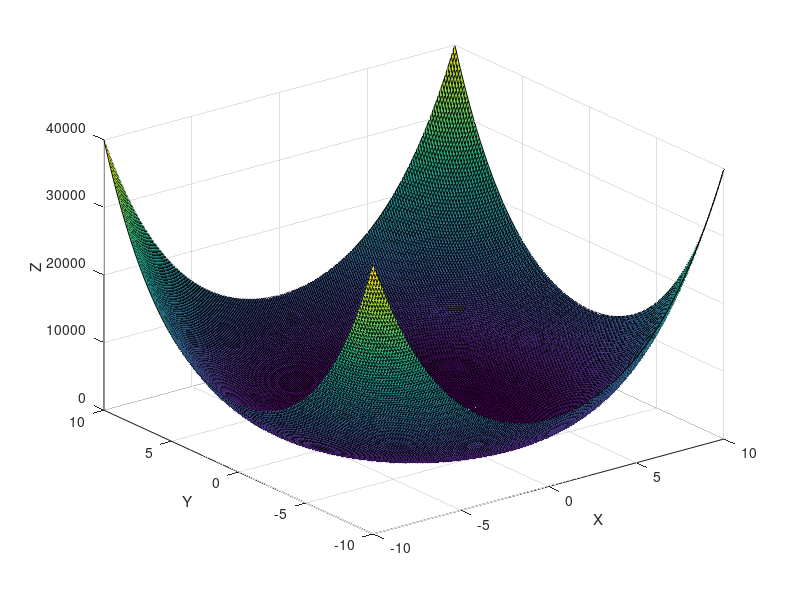

Here is the MATLAB script that generated this plot:
close;clc;clear;

z_func = @(x,y) (x.^2 + y.^2).^2;

[x,y] = meshgrid([-10:0.1:10], [-10:0.1:10]);

Z = z_func(x,y);

surf(x,y,Z);
xlabel('X');
ylabel('Y');
zlabel('Z');
